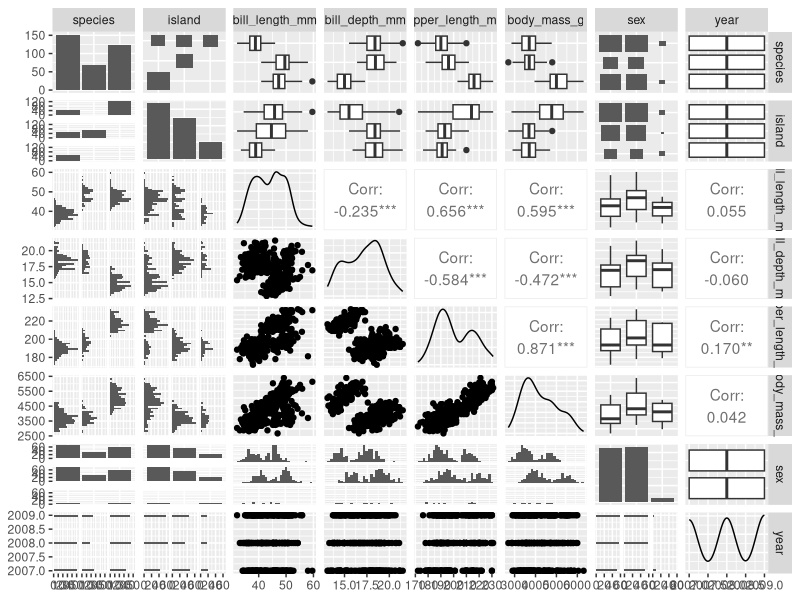
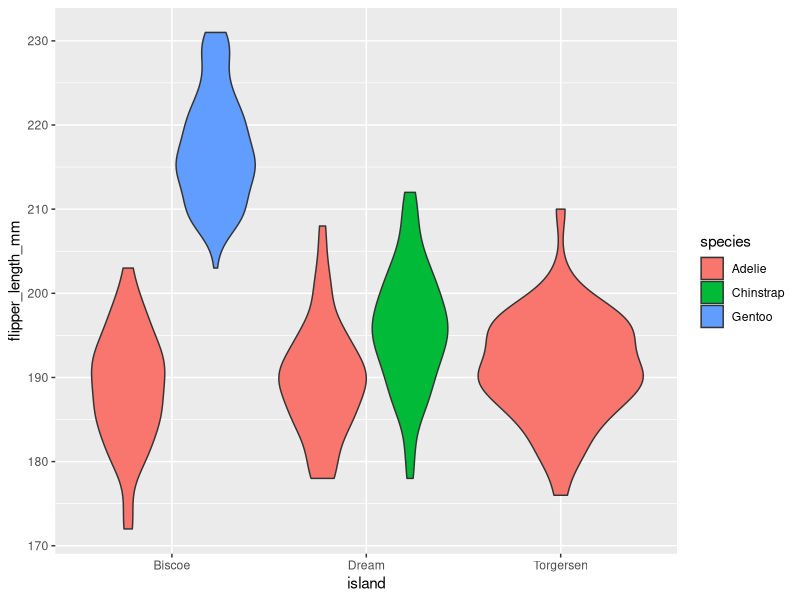
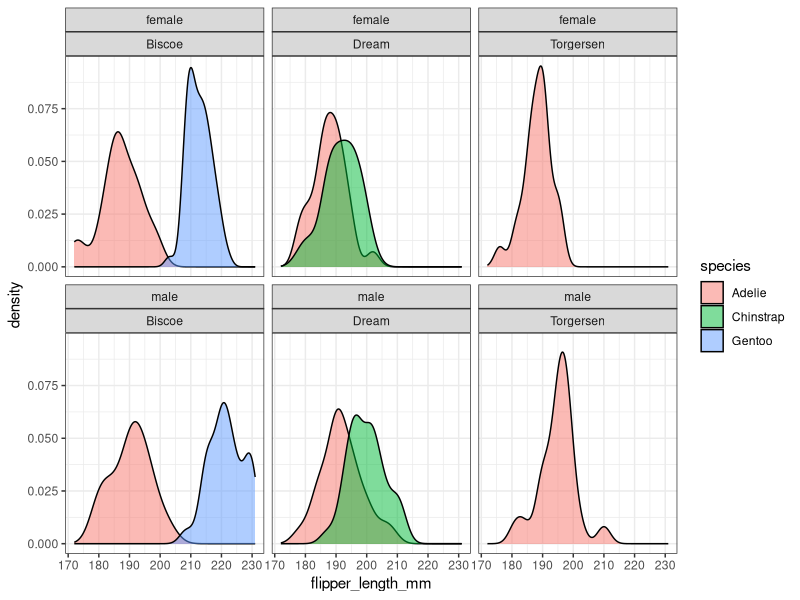
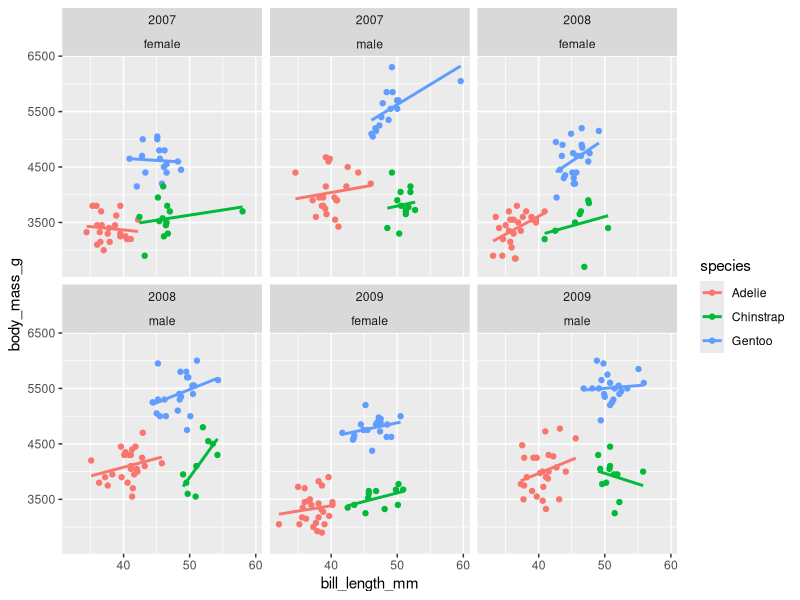
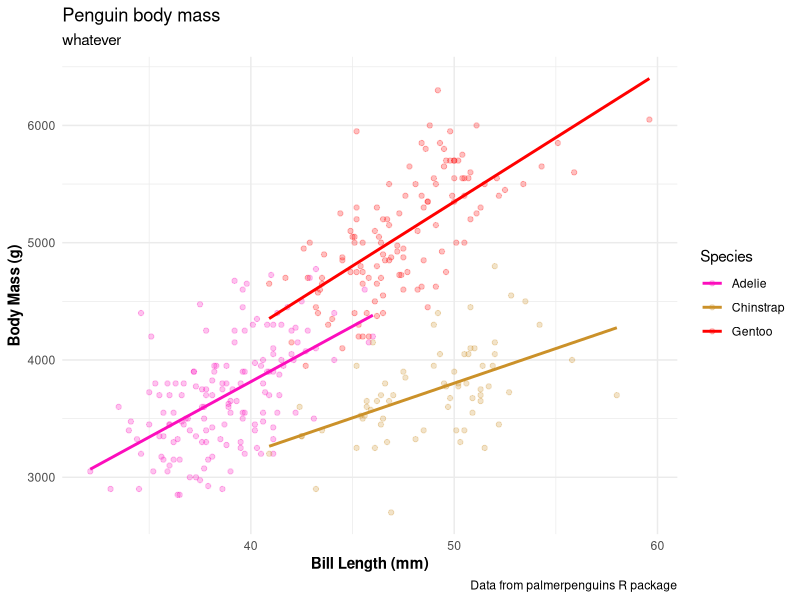

Source code (R) for these figures, in order:
### playing with

library(tidyverse)
# install.packages("palmerpenguins") # get a new data set
library(palmerpenguins)
#install.packages('GGally')
library(GGally)

penguins %>% names()

#find your outcome variables
      #flipper_lenth_mm


# what predictor variables?

# island, # species, sex, year


penguins$year %>% unique()

ggpairs(penguins)

?ggplot


penguins %>%# data to use
  ggplot(aes(y = flipper_length_mm, x = island, fill = species )) + # set 'global' mapping # which variables to which aspects of the plot
    geom_violin()



p <- 
penguins[!is.na(penguins$sex),] %>%# data to use
  ggplot(aes(x = flipper_length_mm, fill = species)) + 
  geom_density(alpha = .5) +
  facet_wrap(~sex * island)

# data
# how to map variables to # of a plot
# what to draw
# facets
# scales
# customize them

class(p)

p + theme_bw()
names(penguins)


# make a plot of body mass g with some x axis


penguins[!is.na(penguins$sex),] %>% 
ggplot(mapping = aes(x = bill_length_mm, y = body_mass_g, color = species)) +
  geom_point() +
  facet_wrap(~year*sex) +
  theme_update() +
  geom_smooth(method = 'lm', se = FALSE)
  

p <- 
penguins %>% 
  ggplot(aes(x = bill_length_mm, y = body_mass_g, #size = bill_depth_mm,
             color = species)) +
  geom_point(alpha = .25) +
 #geom_line(size = 1, aes(linetype = sex), color = 'black')
  geom_smooth(method = 'lm', se = FALSE)
#?geom_smooth() 

p +
  theme_minimal() +
  theme(axis.title = element_text(face = 'bold')) +
  labs(x = 'Bill Length (mm)', 
       y = 'Body Mass (g)', 
       color = 'Species', title = 'Penguin body mass',
       subtitle = 'whatever',
       caption = 'Data from palmerpenguins R package') +
  scale_color_manual(values = c('#fc0dbc','#cb9129', 'red'))

